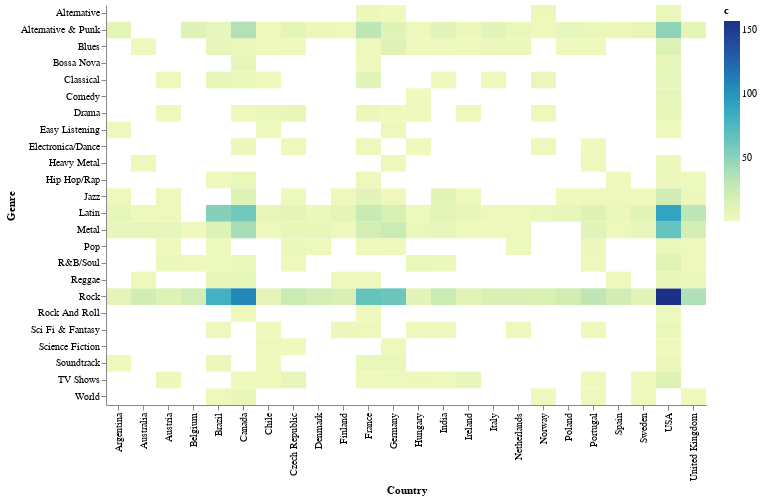

The notebook cell saved with this chart:
### Markdown cell above
#### heatmap
Another example using heatmap to show which genre is most popular in each country.

### Code cell
%VEGA-LITE rect_category_heatmap.vl.json 
select i.BillingCountry as Country, g.name as Genre, count(1) as c
from invoice i 
    inner join InvoiceLine il on i.InvoiceId=il.InvoiceId 
    inner join track t on t.TrackId=il.TrackId 
    inner join genre g on g.GenreId=t.GenreId
group by 1,2

### Figure 1 — Vega-Lite specification as saved in the notebook (floating-point values rounded to 4 significant figures; data arrays with more than 128 entries replaced by an {"elided": "..."} marker saying what was removed)
{"$schema": "https://vega.github.io/schema/vega-lite/v4.json", "config": {"view": {"stroke": "transparent"}}, "data": {"values": {"elided": "237 records"}}, "encoding": {"color": {"field": "c", "type": "quantitative"}, "x": {"field": "Country", "type": "nominal"}, "y": {"field": "Genre", "type": "nominal"}}, "height": 400, "mark": "rect", "width": 600}
